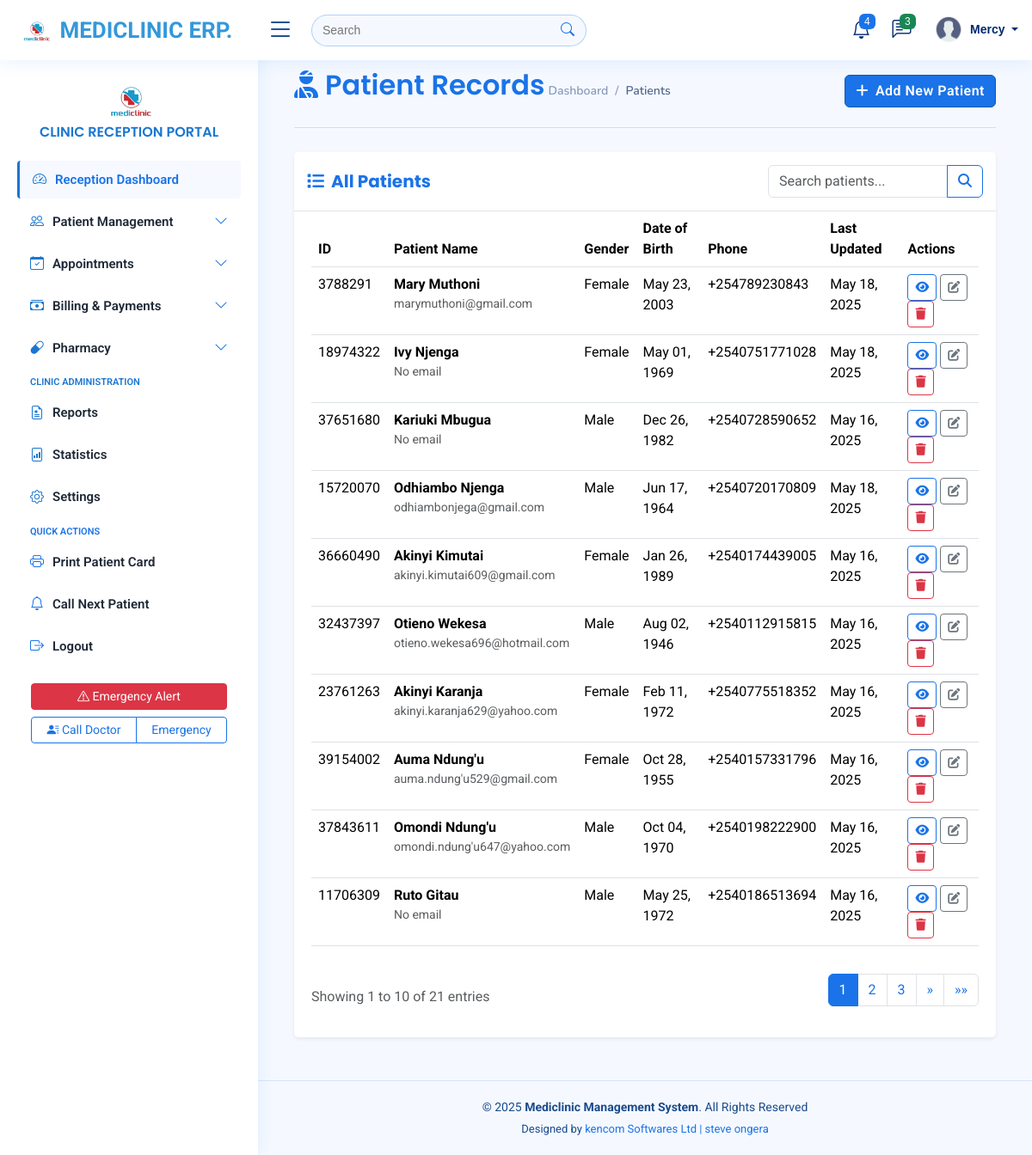
/patients/ (signed in), run on the app's committed database.
### myapplication/models.py (models this page shows, shortened)
class User(AbstractUser):
    USER_TYPE_CHOICES = (
        ('ADMIN', 'Administrator'),
        ('DOCTOR', 'Doctor'),
        ('RECEPTIONIST', 'Receptionist'),
    )
    user_type = models.CharField(max_length=12, choices=USER_TYPE_CHOICES)
    phone_number = models.CharField(max_length=15, blank=True, null=True)
    specialization = models.CharField(max_length=100, blank=True, null=True)  # For doctors
    license_number = models.CharField(max_length=50, blank=True, null=True)  # For doctors
    is_active = models.BooleanField(default=True)

class Patient(models.Model):
    GENDER_CHOICES = (
        ('M', 'Male'),
        ('F', 'Female'),
        ('O', 'Other'),
    )
    first_name = models.CharField(max_length=100)
    last_name = models.CharField(max_length=100)
    date_of_birth = models.DateField()
    gender = models.CharField(max_length=1, choices=GENDER_CHOICES)
    id_number = models.CharField(max_length=20, unique=True)
    phone_number = models.CharField(max_length=15)
    email = models.EmailField(blank=True, null=True)
    address = models.TextField(blank=True, null=True)
    blood_type = models.CharField(max_length=5, blank=True, null=True)
    allergies = models.TextField(blank=True, null=True)
    created_at = models.DateTimeField(auto_now_add=True)
    updated_at = models.DateTimeField(auto_now=True)
    class Meta:
        ordering = ['-created_at']

### myapplication/views.py (the view, shortened to what this page needs)
# urls.py: path('patients/', views.patient_list, name='patients-list'),
@login_required
def patient_list(request):
    patients_list = Patient.objects.all()
    search_query = request.GET.get('search', '')
    paginator = Paginator(patients_list, 10)  # Show 10 patients per page
    page = request.GET.get('page')
    patients = paginator.get_page(page)
    context = {
        'patients': patients
    }
    return render(request, 'patients/patient_list.html', context)

### templates/patients/patient_list.html (shortened to what this page needs)
{% extends 'base/base.html' %}
{% load static %}
{% block content %}
<div class="container-fluid">
    <div class="row mb-4">
        <div class="col-12">
            <div class="d-flex justify-content-between align-items-center">
                <div>
                    <h2 class="d-inline-block mb-0" style="color: #1a73e8;">
                        <i class="fas fa-user-injured me-2"></i>Patient Records
                    </h2>
                    <nav aria-label="breadcrumb" class="d-none d-md-inline-block">
                        <ol class="breadcrumb">
                            <li class="breadcrumb-item"><a href="#">Dashboard</a></li>
                            <li class="breadcrumb-item active" aria-current="page">Patients</li>
                        </ol>
                    </nav>
                </div>
                <div>
                    <a href="{% url 'patients-create' %}" class="btn btn-primary">
                        <i class="fas fa-plus me-2"></i>Add New Patient
                    </a>
                </div>
            </div>
            <hr class="mt-3 mb-1" style="border-color: #1a73e8; opacity: 0.2;">
        </div>
    </div>
<div class="row">
    <div class="col-12">
        <div class="card shadow-sm border-0">
            <div class="card-header bg-white border-bottom">
                <div class="d-flex justify-content-between align-items-center">
                    <h5 class="mb-0 fw-bold" style="color: #1a73e8;">
                        <i class="fas fa-list me-2"></i>All Patients
                    </h5>
                    <form method="GET" action="{% url 'patients-list' %}" class="d-flex">
                        <div class="input-group" style="max-width: 300px;">
                            <input type="text" name="search" class="form-control" placeholder="Search patients..." value="{{ request.GET.search|default:'' }}">
                            <button class="btn btn-outline-primary" type="submit">
                                <i class="fas fa-search"></i>
                            </button>
                        </div>
                    </form>
                </div>
            </div>
            <div class="card-body">
                <div class="table-responsive">
                    <table class="table table-hover">
                        <thead style="background-color: #1a73e8; color: white;">
                            <tr>
                                <th>ID</th>
                                <th>Patient Name</th>
                                <th>Gender</th>
                                <th>Date of Birth</th>
                                <th>Phone</th>
                                <th>Last Updated</th>
                                <th>Actions</th>
                            </tr>
                        </thead>
                        <tbody>
                            {% for patient in patients %}
                            <tr>
                                <td>{{ patient.id_number }}</td>
                                <td>
                                    <strong>{{ patient.first_name }} {{ patient.last_name }}</strong>
                                    <div class="text-muted small">{{ patient.email|default:"No email" }}</div>
                                </td>
                                <td>{{ patient.get_gender_display }}</td>
                                <td>{{ patient.date_of_birth|date:"M d, Y" }}</td>
                                <td>{{ patient.phone_number }}</td>
                                <td>{{ patient.updated_at|date:"M d, Y" }}</td>
                                <td>
                                    <button class="btn btn-sm btn-outline-primary view-patient"
                                            data-id="{{ patient.id }}"
                                            data-bs-toggle="modal"
                                            data-bs-target="#viewPatientModal">
                                        <i class="fas fa-eye"></i>
                                    </button>
                                    <button class="btn btn-sm btn-outline-secondary edit-patient"
                                            data-id="{{ patient.id }}"
                                            data-bs-toggle="modal"
                                            data-bs-target="#editPatientModal">
                                        <i class="fas fa-edit"></i>
                                    </button>
                                    <button class="btn btn-sm btn-outline-danger delete-patient"
                                            data-id="{{ patient.id }}"
                                            data-bs-toggle="modal"
                                            data-bs-target="#deletePatientModal">
                                        <i class="fas fa-trash"></i>
                                    </button>
                                </td>
                            </tr>
                            {% empty %}
                            <tr>
                                <td colspan="7" class="text-center py-4">No patients found</td>
                            </tr>
                            {% endfor %}
                        </tbody>
                    </table>
                </div>
                {% if patients.paginator.num_pages > 1 %}
                <div class="d-flex justify-content-between align-items-center mt-3">
                    <div class="text-muted">
                        Showing {{ patients.start_index }} to {{ patients.end_index }} of {{ patients.paginator.count }} entries
                    </div>
                    <nav aria-label="Page navigation">
                        <ul class="pagination">
                            {% for num in patients.paginator.page_range %}
                                {% if patients.number == num %}
                                <li class="page-item active">
                                    <a class="page-link" href="?page={{ num }}{% if request.GET.search %}&search={{ request.GET.search }}{% endif %}">{{ num }}</a>
                                </li>
                                {% elif num > patients.number|add:'-3' and num < patients.number|add:'3' %}
                                <li class="page-item">
                                    <a class="page-link" href="?page={{ num }}{% if request.GET.search %}&search={{ request.GET.search }}{% endif %}">{{ num }}</a>
                                </li>
                                {% endif %}
                            {% endfor %}
                            {% if patients.has_next %}
                            <li class="page-item">
                                <a class="page-link" href="?page={{ patients.next_page_number }}{% if request.GET.search %}&search={{ request.GET.search }}{% endif %}" aria-label="Next">
                                    <span aria-hidden="true">&raquo;</span>
                                </a>
                            </li>
                            <li class="page-item">
                                <a class="page-link" href="?page={{ patients.paginator.num_pages }}{% if request.GET.search %}&search={{ request.GET.search }}{% endif %}" aria-label="Last">
                                    <span aria-hidden="true">&raquo;&raquo;</span>
                                </a>
                            </li>
                            {% endif %}
                        </ul>
                    </nav>
                </div>
                {% endif %}
            </div>
        </div>
    </div>
</div>
</div>
{% endblock %}

### templates/base/navbar.html (shortened to what this page needs)
{% load static %}
<header id="header" class="header fixed-top d-flex align-items-center">
    <div class="d-flex align-items-center justify-content-between">
      {% if request.user.is_staff %}
        <a href="#" class="logo d-flex align-items-center">
        {% else %}
        <a href="#" class="logo d-flex align-items-center">
      {% endif %}
        <img src="{% static 'assets/img/mediclinic-logo.png'%}" alt="">
           <span class="d-none d-lg-block" style="font-family: 'Roboto', sans-serif; font-weight: 700; color: #3498db;">MEDICLINIC ERP.</span>
      </a>
      <i class="bi bi-list toggle-sidebar-btn"></i>
    </div>
    <div class="search-bar">
      <form class="search-form d-flex align-items-center"  action="/">
        <input type="text" name="query" placeholder="Search" title="Enter search keyword">
        <button type="submit" title="Search"><i class="bi bi-search"></i></button>
      </form>
    </div>
    <nav class="header-nav ms-auto">
      <ul class="d-flex align-items-center">
        <li class="nav-item dropdown">
          <a class="nav-link nav-icon" href="#" data-bs-toggle="dropdown">
            <i class="bi bi-bell"></i>
            <span class="badge bg-primary badge-number">4</span>
          </a>
            </li>
          </ul>
        <li class="nav-item dropdown">
          <a class="nav-link nav-icon" href="#" data-bs-toggle="dropdown">
            <i class="bi bi-chat-left-text"></i>
            <span class="badge bg-success badge-number">3</span>
          </a>
        </li>
        <li class="nav-item dropdown pe-3">
          <a class="nav-link nav-profile d-flex align-items-center pe-0" href="#" data-bs-toggle="dropdown">
            <img src="{% static 'assets/img/profile.png'%}" alt="Profile" class="rounded-circle">
            <span class="d-none d-md-block dropdown-toggle ps-2">
              {% if user.is_authenticated %}
                  {{ user.first_name }}
              {% else %}
                  Admin
              {% endif %}
            </span>
          </a>
        </li>
    </nav>
  </header>

### static/assets/css/style.css (style rules this page uses)
:root { scroll-behavior: smooth; }
body { font-family: 'Roboto', sans-serif; background: #f5f9ff; color: #333333; }
a { color: #1a73e8; text-decoration: none; }
h1, h2, h3, h4, h5, h6 { color: #1a73e8; font-family: 'Poppins', sans-serif; font-weight: 600; }
.btn-primary { background-color: #1a73e8; border-color: #1557b0; font-weight: 600; letter-spacing: 0.5px; }
.btn-outline-primary { color: #1a73e8; border-color: #1a73e8; }
.card { margin-bottom: 30px; border: none; border-radius: 5px; box-shadow: 0px 0 30px rgba(1, 41, 112, 0.1); }
.card-header, .card-footer { border-color: #ebeef4; background-color: #fff; color: #798eb3; padding: 15px; }
.card-body { padding: 0 20px 20px 20px; }
.breadcrumb { font-size: 14px; font-family: "Nunito", sans-serif; color: #899bbd; font-weight: 600; }
.breadcrumb a { color: #899bbd; transition: 0.3s; }
.breadcrumb .breadcrumb-item::before { color: #899bbd; }
.breadcrumb .active { color: #51678f; font-weight: 600; }
.logo { line-height: 1; }
@media (min-width: 1200px) { .logo { width: 280px; } }
.logo img { max-height: 26px; margin-right: 6px; }
.logo span { font-size: 26px; font-weight: 700; color: #1a4b8c; font-family: "Nunito", sans-serif; }
header { transition: all 0.5s; z-index: 997; height: 70px; box-shadow: 0px 2px 20px rgba(26, 115, 232, 0.1); background-color: #fff; padding-left: 20px; color: #333; font-family: 'Arial', sans-serif; }
.header .toggle-sidebar-btn { font-size: 32px; padding-left: 10px; cursor: pointer; color: #1a4b8c; }
.header .search-bar { min-width: 360px; padding: 0 20px; }
.header .search-form { width: 100%; }
.header .search-form input { border: 0; font-size: 14px; color: #333; border: 1px solid rgba(26, 115, 232, 0.3); padding: 7px 38px 7px 12px; border-radius: 20px; transition: 0.3s; width: 100%; background-color: #f5f9ff; }
.header .search-form button { border: 0; padding: 0; margin-left: -30px; background: none; cursor: pointer; }
.header .search-form button i { color: #1a73e8; font-size: 16px; }
.header-nav ul { list-style: none; }
.header-nav>ul { margin: 0; padding: 0; }
.header-nav .nav-icon { font-size: 22px; color: #012970; margin-right: 25px; position: relative; }
.header-nav .nav-profile { color: #012970; }
.header-nav .nav-profile img { max-height: 36px; }
.header-nav .nav-profile span { font-size: 14px; font-weight: 600; }
.header-nav .badge-number { position: absolute; inset: -2px -5px auto auto; font-weight: normal; font-size: 12px; padding: 3px 6px; }

### templates/patients/patient_list.html (style rules this page uses)
.page-item.active .page-link { background-color: #1a73e8; border-color: #1a73e8; }
.page-link { color: #1a73e8; }
.badge.bg-primary { background-color: #1a73e8 !important; }
.bg-primary { background-color: #1a73e8 !important; }

### data on the page
User: first_name "Mercy"
Patient: id_number "3788291", first_name "Mary", last_name "Muthoni", email "marymuthoni@gmail.com", gender "Female", date_of_birth "May 23, 2003", phone_number "+254789230843", updated_at "May 18, 2025"
Patient: id_number "18974322", first_name "Ivy", last_name "Njenga", email "No email", gender "Female", date_of_birth "May 01, 1969", phone_number "+2540751771028", updated_at "May 18, 2025"
Patient: id_number "37651680", first_name "Kariuki", last_name "Mbugua", email "No email", gender "Male", date_of_birth "Dec 26, 1982", phone_number "+2540728590652", updated_at "May 16, 2025"
Patient: id_number "15720070", first_name "Odhiambo", last_name "Njenga", email "odhiambonjega@gmail.com", gender "Male", date_of_birth "Jun 17, 1964", phone_number "+2540720170809", updated_at "May 18, 2025"
Patient: id_number "36660490", first_name "Akinyi", last_name "Kimutai", email "akinyi.kimutai609@gmail.com", gender "Female", date_of_birth "Jan 26, 1989", phone_number "+2540174439005", updated_at "May 16, 2025"
Patient: id_number "32437397", first_name "Otieno", last_name "Wekesa", email "otieno.wekesa696@hotmail.com", gender "Male", date_of_birth "Aug 02, 1946", phone_number "+2540112915815", updated_at "May 16, 2025"
Patient: id_number "23761263", first_name "Akinyi", last_name "Karanja", email "akinyi.karanja629@yahoo.com", gender "Female", date_of_birth "Feb 11, 1972", phone_number "+2540775518352", updated_at "May 16, 2025"
Patient: id_number "39154002", first_name "Auma", last_name "Ndung'u", email "auma.ndung'u529@gmail.com", gender "Female", date_of_birth "Oct 28, 1955", phone_number "+2540157331796", updated_at "May 16, 2025"
Patient: id_number "37843611", first_name "Omondi", last_name "Ndung'u", email "omondi.ndung'u647@yahoo.com", gender "Male", date_of_birth "Oct 04, 1970", phone_number "+2540198222900", updated_at "May 16, 2025"
Patient: id_number "11706309", first_name "Ruto", last_name "Gitau", email "No email", gender "Male", date_of_birth "May 25, 1972", phone_number "+2540186513694", updated_at "May 16, 2025"

### other printed values
{{ patients.start_index }} "1"
{{ patients.end_index }} "10"
{{ patients.paginator.count }} "21"
{{ num }} "1"
{{ num }} "2" "3"
